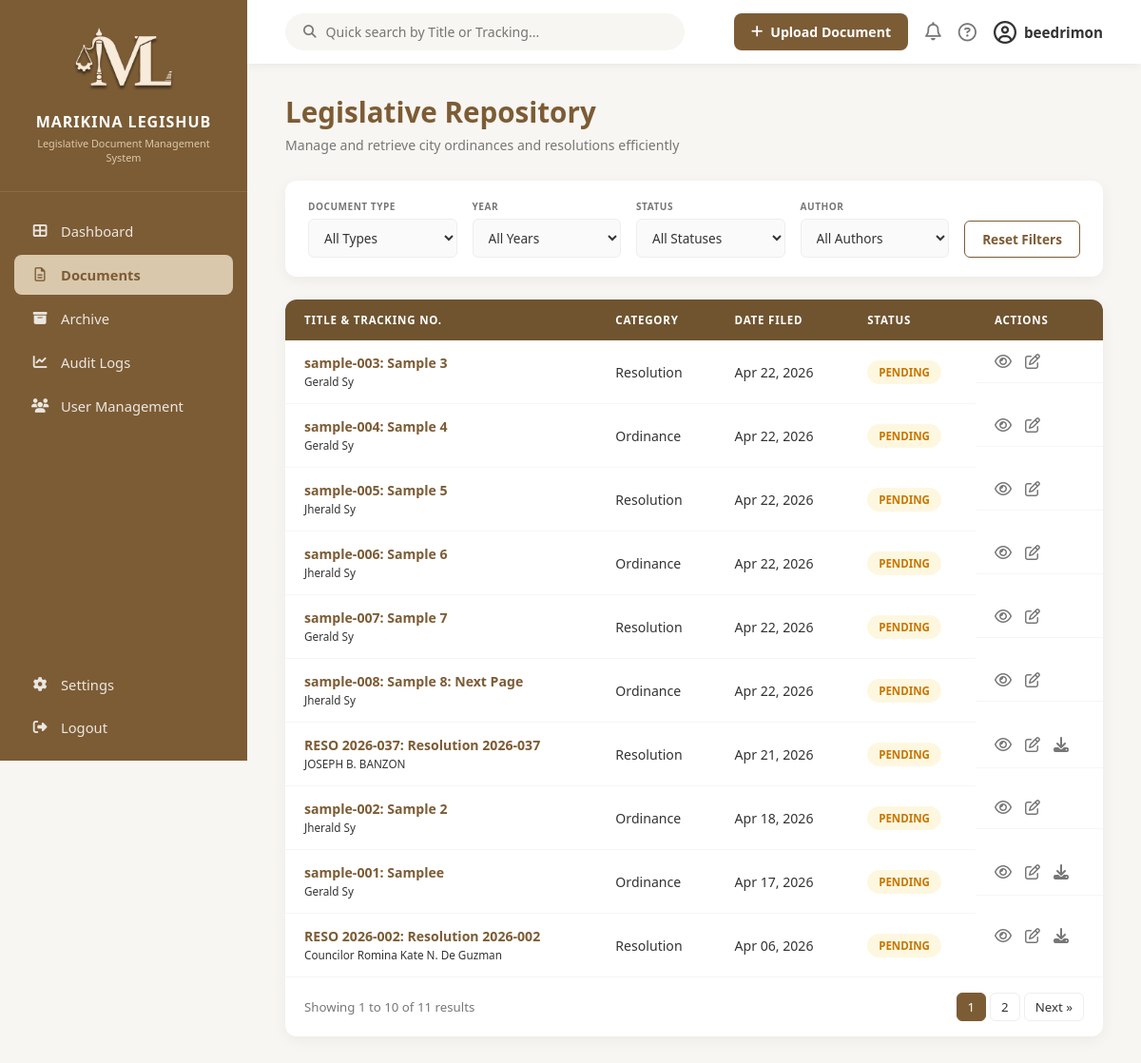
Page /documents/ (signed in) on the committed database.
### core/models.py (models this page shows, shortened)
class LegislativeDocument(models.Model):
    DOCUMENT_TYPES = [
        ('Ordinance', 'Ordinance'),
        ('Resolution', 'Resolution'),
    ]
    STATUS_CHOICES = [
        ('Active', 'Active'),
        ('Pending', 'Pending'),
        ('Archived', 'Archived'),
    ]
    VISIBILITY_CHOICES = [
        ('Public Access', 'Public Access'),
        ('Internal Only', 'Internal Only'),
    ]
    title = models.CharField(max_length=255)
    document_number = models.CharField(max_length=100, unique=True)
    doc_type = models.CharField(max_length=50, choices=DOCUMENT_TYPES)
    year = models.IntegerField()
    date_enacted = models.DateField(null=True, blank=True)
    sponsor = models.CharField(max_length=255, null=True, blank=True)
    visibility = models.CharField(max_length=50, choices=VISIBILITY_CHOICES, default='Public Access')
    keywords = models.CharField(max_length=255, null=True, blank=True)
    physical_storage = models.CharField(max_length=255, null=True, blank=True)
    status = models.CharField(max_length=50, choices=STATUS_CHOICES, default='Pending')
    date_filed = models.DateField(auto_now_add=True)
    file_attachment = models.FileField(upload_to='documents/', null=True, blank=True)
    uploaded_by = models.ForeignKey(User, on_delete=models.SET_NULL, null=True, related_name='documents')

### core/views.py (the view)
# urls.py: path('documents/', views.documents_view, name='documents'),
@login_required(login_url='login')
def documents_view(request):
    doc_list = LegislativeDocument.objects.all().order_by('-date_filed')
    search_query = request.GET.get('q', '')
    doc_type = request.GET.get('doc_type', '')
    year = request.GET.get('year', '')
    status = request.GET.get('status', '')
    author = request.GET.get('author', '')
    if search_query:
        doc_list = doc_list.filter(
            Q(title__icontains=search_query) |
            Q(document_number__icontains=search_query)
        )
    if doc_type:
        doc_list = doc_list.filter(doc_type=doc_type)
    if year:
        doc_list = doc_list.filter(year=year)
    if status:
        doc_list = doc_list.filter(status=status)
    if author:
        doc_list = doc_list.filter(sponsor__icontains=author)
    available_years = LegislativeDocument.objects.values_list('year', flat=True).distinct().order_by('-year')
    available_authors = LegislativeDocument.objects.exclude(sponsor__isnull=True).exclude(sponsor__exact='').values_list('sponsor', flat=True).distinct().order_by('sponsor')
    total_records = doc_list.count()
    paginator = Paginator(doc_list, 10)
    page_number = request.GET.get('page')
    documents = paginator.get_page(page_number)
    context = {
        'documents': documents,
        'total_records': total_records,
        'available_years': available_years,
        'available_authors': available_authors,
        'current_filters': request.GET, # Pass the current URL parameters back to the HTML
    }
    return render(request, 'documents.html', context)

### core/templates/documents.html (shortened to what this page needs)
{% load static %}
<!DOCTYPE html>
<html lang="en">
<head>
    <link rel="stylesheet" href="https://cdnjs.cloudflare.com/ajax/libs/font-awesome/6.4.0/css/all.min.css">
    <link rel="stylesheet" href="{% static 'css/main.css' %}">
</head>
<body>
    <nav class="sidebar">
        <div class="sidebar-logo">
            <a href="{% url 'dashboard' %}" style="text-decoration: none; color: inherit;">
            <img src="{% static 'images/legishub-logo-light.png' %}" alt="Logo">
            <h2>MARIKINA LEGISHUB</h2>
            <p>Legislative Document Management System</p>
            </a>
        </div>
        <ul class="nav-links">
            <li><a href="{% url 'dashboard' %}"><i class="fa-solid fa-table-cells-large"></i> Dashboard</a></li>
            <li><a href="{% url 'documents' %}" class="active"><i class="fa-regular fa-file-lines"></i> Documents</a></li>
            <li><a href="{% url 'archive' %}"><i class="fa-solid fa-box-archive"></i> Archive</a></li>
            <li><a href="{% url 'audit_logs' %}"><i class="fa-solid fa-chart-line"></i> Audit Logs</a></li>
            <li><a href="{% url 'user_management' %}"><i class="fa-solid fa-users"></i> User Management</a></li>
            <li class="settings-link"><a href="{% url 'general_info' %}"><i class="fa-solid fa-gear"></i> Settings</a></li>
            <li class="logout-link"><a href="{% url 'logout' %}"><i class="fa-solid fa-right-from-bracket"></i>Logout</a></li>
        </ul>
    </nav>
    <main class="main-content">
        <form id="filterForm" method="GET" action="{% url 'documents' %}">
            <header class="top-header">
                <div class="search-bar">
                    <i class="fa-solid fa-magnifying-glass"></i>
                    <input type="text" name="q" value="{{ current_filters.q }}"
                        placeholder="Quick search by Title or Tracking...">
                </div>
                <div class="header-actions">
                    <button type="button" class="btn-upload trigger-modal"><i class="fa-solid fa-plus"></i> Upload
                        Document</button>
                    <div class="notification-wrapper">
                        <i class="fa-regular fa-bell" id="notifBell" style="cursor: pointer; font-size: 1.2rem;"></i>
                    </div>
                    <i class="fa-regular fa-circle-question" title="Help"></i>
                    <div class="profile">
                        <i class="fa-regular fa-circle-user"></i> {{ request.user.username|default:"Name" }}
                    </div>
                </div>
            </header>
            <div class="dashboard-body">
                 <div class="dashboard-header-row">
                    <div class="header-text">
                        <h1>Legislative Repository</h1>
                        <p>Manage and retrieve city ordinances and resolutions efficiently</p>
                    </div>
                </div>
                <section class="filter-card">
                    <div class="filter-group">
                        <label>DOCUMENT TYPE</label>
                        <select name="doc_type" onchange="document.getElementById('filterForm').submit();">
                            <option value="">All Types</option>
                        </select>
                    </div>
                    <div class="filter-group">
                        <label>YEAR</label>
                        <select name="year" onchange="document.getElementById('filterForm').submit();">
                            <option value="">All Years</option>
                        </select>
                    </div>
                    <div class="filter-group">
                        <label>STATUS</label>
                        <select name="status" onchange="document.getElementById('filterForm').submit();">
                            <option value="">All Statuses</option>
                        </select>
                    </div>
                    <div class="filter-group">
                        <label>AUTHOR</label>
                        <select name="author" onchange="document.getElementById('filterForm').submit();">
                            <option value="">All Authors</option>
                        </select>
                    </div>
                    <a href="{% url 'documents' %}" class="btn-reset"
                        style="text-decoration: none; display: inline-flex; align-items: center; justify-content: center;">Reset
                        Filters</a>
                </section>
                <section class="table-container">
                    <table>
                        <thead>
                            <tr>
                                <th>TITLE & TRACKING NO.</th>
                                <th>CATEGORY</th>
                                <th>DATE FILED</th>
                                <th>STATUS</th>
                                <th>ACTIONS</th>
                            </tr>
                        </thead>
                        <tbody>
                            {% for doc in documents %}
                            <tr>
                                <td>
                                    <strong>{{ doc.document_number }}: {{ doc.title }}</strong><br>
                                    <small>{{ doc.sponsor|default:"No Sponsor Listed" }}</small>
                                </td>
                                <td>{{ doc.doc_type }}</td>
                                <td>{{ doc.date_filed|date:"M d, Y" }}</td>
                                <td><span class="badge {{ doc.status|lower }}">{{ doc.status|upper }}</span></td>
                                <td class="action-icons">
                                    <i class="fa-regular fa-eye trigger-view" title="View Document"
                                        style="cursor: pointer;" data-number="{{ doc.document_number }}"
                                        data-title="{{ doc.title }}" data-type="{{ doc.doc_type }}"
                                        data-year="{{ doc.year }}" data-date="{{ doc.date_filed|date:'M d, Y' }}"
                                        data-sponsor="{{ doc.sponsor|default:'No Sponsor Listed' }}"
                                        data-keywords="{{ doc.keywords|default:'None' }}" {% if doc.file_attachment %}
                                        data-file="{{ doc.file_attachment.url }}" {% endif %}></i>
                                    <i class="fa-regular fa-pen-to-square trigger-edit" title="Edit Record"
                                        style="cursor: pointer;" data-id="{{ doc.id }}"
                                        data-number="{{ doc.document_number }}" data-title="{{ doc.title }}"
                                        data-type="{{ doc.doc_type }}" data-year="{{ doc.year }}"
                                        data-date="{% if doc.date_enacted %}{{ doc.date_enacted|date:'Y-m-d' }}{% endif %}"
                                        {% if doc.file_attachment %}data-file="{{ doc.file_attachment.name }}" {% endif %}></i>
                                    {% if doc.file_attachment %}
                                    <a href="{{ doc.file_attachment.url }}" download
                                        style="text-decoration: none; color: inherit;">
                                        <i class="fa-solid fa-download" title="Download PDF"></i>
                                    </a>
                                    {% endif %}
                                </td>
                            </tr>
                            {% empty %}
                            <tr>
                                <td colspan="5" style="text-align: center; padding: 20px;">No legislative documents
                                    found in
                                    the repository.</td>
                            </tr>
                            {% endfor %}
                        </tbody>
                    </table>
                    <div class="pagination">
                        <span>
                            {% if total_records > 0 %}
                            Showing {{ documents.start_index }} to {{ documents.end_index }} of {{ total_records }}
                            results
                            {% else %}
                            No results to display
                            {% endif %}
                        </span>
                        <div class="page-numbers">
                            {% for num in documents.paginator.page_range %}
                            {% if documents.number == num %}
                            <button type="button" class="active">{{ num }}</button>
                            {% else %}
                            <button type="button" onclick="goToPage('{{ num }}')">{{ num }}</button>
                            {% endif %}
                            {% endfor %}
                            {% if documents.has_next %}
                            <button type="button" onclick="goToPage('{{ documents.next_page_number }}')">Next
                                &raquo;</button>
                            {% endif %}
                        </div>
                    </div>
                </section>
            </div>
        </form>
    </main>
</body>
</html>

### rows in the picture
LegislativeDocument: document_number "sample-003", title "Sample 3", sponsor "Gerald Sy", doc_type "Resolution", date_filed "Apr 22, 2026", status "PENDING"
LegislativeDocument: document_number "sample-004", title "Sample 4", sponsor "Gerald Sy", doc_type "Ordinance", date_filed "Apr 22, 2026", status "PENDING"
LegislativeDocument: document_number "sample-005", title "Sample 5", sponsor "Jherald Sy", doc_type "Resolution", date_filed "Apr 22, 2026", status "PENDING"
LegislativeDocument: document_number "sample-006", title "Sample 6", sponsor "Jherald Sy", doc_type "Ordinance", date_filed "Apr 22, 2026", status "PENDING"
LegislativeDocument: document_number "sample-007", title "Sample 7", sponsor "Gerald Sy", doc_type "Resolution", date_filed "Apr 22, 2026", status "PENDING"
LegislativeDocument: document_number "sample-008", title "Sample 8: Next Page", sponsor "Jherald Sy", doc_type "Ordinance", date_filed "Apr 22, 2026", status "PENDING"
LegislativeDocument: document_number "RESO 2026-037", title "Resolution 2026-037", sponsor "JOSEPH B. BANZON", doc_type "Resolution", date_filed "Apr 21, 2026", status "PENDING"
LegislativeDocument: document_number "sample-002", title "Sample 2", sponsor "Jherald Sy", doc_type "Ordinance", date_filed "Apr 18, 2026", status "PENDING"
LegislativeDocument: document_number "sample-001", title "Samplee", sponsor "Gerald Sy", doc_type "Ordinance", date_filed "Apr 17, 2026", status "PENDING"
LegislativeDocument: document_number "RESO 2026-002", title "Resolution 2026-002", sponsor "Councilor Romina Kate N. De Guzman", doc_type "Resolution", date_filed "Apr 06, 2026", status "PENDING"

### other values in the picture
{{ request.user.username|default:"Name" }} "beedrimon"
{{ documents.start_index }} "1"
{{ documents.end_index }} "10"
{{ total_records }} "11"
{{ num }} "1"
{{ num }} "2"
